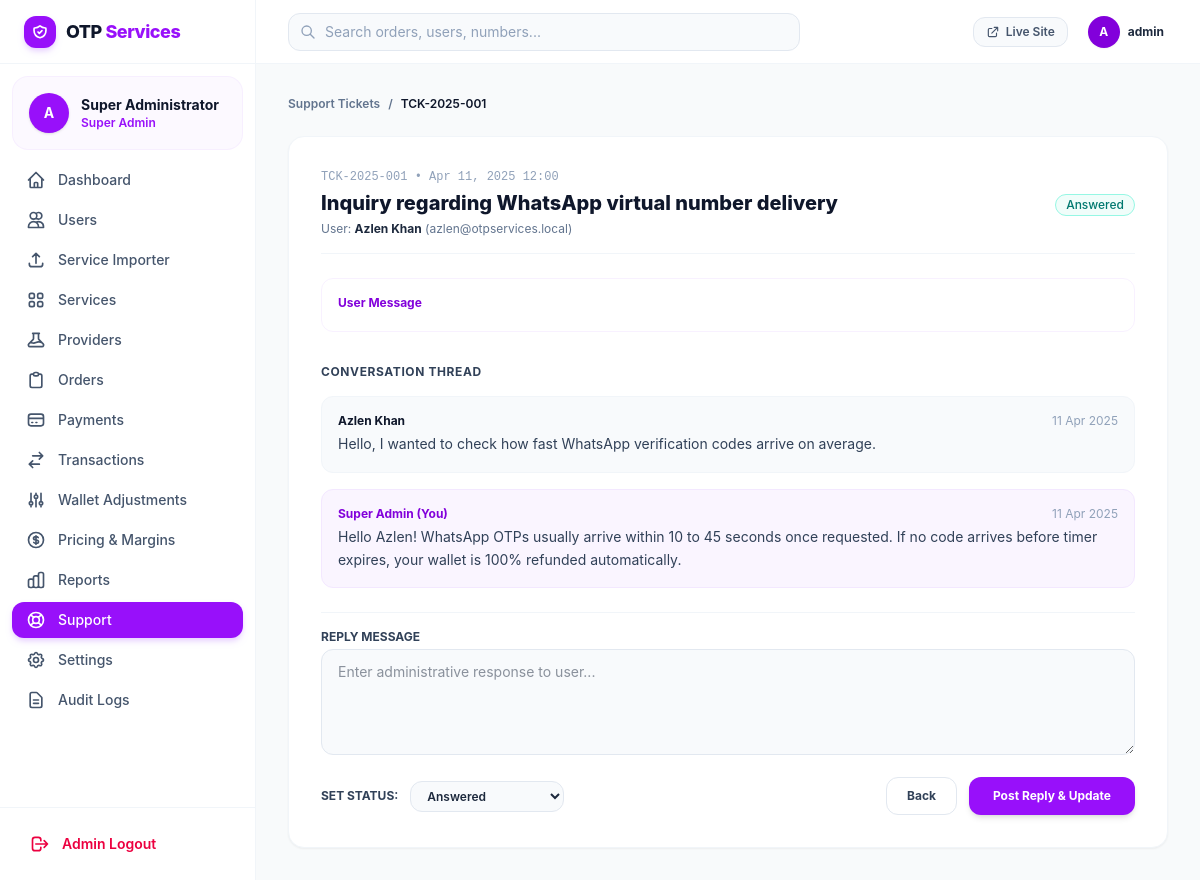
The page /admin/ticket-details.php?id=1 (signed in) on the database its author committed.
### tables this page shows
CREATE TABLE `support_tickets` (
  `id` INT AUTO_INCREMENT PRIMARY KEY,
  `ticket_ref` VARCHAR(64) NOT NULL UNIQUE,
  `user_id` INT NOT NULL,
  `subject` VARCHAR(200) NOT NULL,
  `department` VARCHAR(50) DEFAULT 'Support',
  `priority` ENUM('low', 'medium', 'high') DEFAULT 'medium',
  `status` ENUM('open', 'answered', 'closed') DEFAULT 'open',
  `created_at` TIMESTAMP DEFAULT CURRENT_TIMESTAMP,
  FOREIGN KEY (`user_id`) REFERENCES `users` (`id`) ON DELETE CASCADE
);

CREATE TABLE `users` (
  `id` INT AUTO_INCREMENT PRIMARY KEY,
  `name` VARCHAR(100) NOT NULL,
  `email` VARCHAR(191) NOT NULL UNIQUE,
  `username` VARCHAR(50) UNIQUE NULL,
  `password_hash` VARCHAR(255) NOT NULL,
  `status` ENUM('active', 'suspended', 'banned') DEFAULT 'active',
  `created_at` TIMESTAMP DEFAULT CURRENT_TIMESTAMP,
  `updated_at` TIMESTAMP DEFAULT CURRENT_TIMESTAMP ON UPDATE CURRENT_TIMESTAMP,
  INDEX `idx_users_email` (`email`),
  INDEX `idx_users_status` (`status`)
);

CREATE TABLE `support_ticket_replies` (
  `id` INT AUTO_INCREMENT PRIMARY KEY,
  `ticket_id` INT NOT NULL,
  `sender_type` ENUM('user', 'admin') NOT NULL,
  `sender_id` INT NOT NULL,
  `message` TEXT NOT NULL,
  `created_at` TIMESTAMP DEFAULT CURRENT_TIMESTAMP,
  FOREIGN KEY (`ticket_id`) REFERENCES `support_tickets` (`id`) ON DELETE CASCADE
);

### admin/ticket-details.php (the view, shortened to what the rows shown need)
<?php
require_once __DIR__ . '/includes/auth.php';
$db = get_db();
$ticketId = (int)($_GET['id'] ?? 0);
$stmt = $db->prepare("SELECT t.*, u.name as user_name, u.email as user_email FROM support_tickets t JOIN users u ON u.id = t.user_id WHERE t.id = ? LIMIT 1");
$stmt->execute([$ticketId]);
$ticket = $stmt->fetch();
$stmt = $db->prepare("SELECT * FROM support_ticket_replies WHERE ticket_id = ? ORDER BY id ASC");
$stmt->execute([$ticketId]);
$replies = $stmt->fetchAll();
require_once __DIR__ . '/includes/header.php';
require_once __DIR__ . '/includes/sidebar.php';
?>
<div class="flex-1 flex flex-col min-w-0 overflow-hidden">
    <?php require_once __DIR__ . '/includes/navbar.php'; ?>
    <main class="flex-1 overflow-y-auto p-4 sm:p-8 bg-slate-50/60">
        <div class="max-w-4xl mx-auto space-y-6">
            <div class="flex items-center gap-2 text-xs font-semibold text-slate-500">
                <a href="/admin/support.php" class="hover:text-purple-600">Support Tickets</a>
                <span>/</span>
                <span class="text-slate-900"><?= e($ticket['ticket_ref']) ?></span>
            </div>
            <div class="bg-white rounded-2xl border border-slate-100 shadow-xs p-6 sm:p-8 space-y-6">
                <div class="flex flex-col sm:flex-row sm:items-center justify-between pb-4 border-b border-slate-100 gap-4">
                    <div>
                        <div class="text-xs text-slate-400 font-mono mb-1"><?= e($ticket['ticket_ref']) ?> • <?= date('M j, Y H:i', strtotime($ticket['created_at'])) ?></div>
                        <h1 class="text-xl font-extrabold text-slate-900"><?= e($ticket['subject']) ?></h1>
                        <div class="text-xs text-slate-500 mt-1">User: <strong class="text-slate-800"><?= e($ticket['user_name']) ?></strong> (<?= e($ticket['user_email']) ?>)</div>
                    </div>
                    <div>
                        <?= render_status_badge($ticket['status']) ?>
                    </div>
                </div>
                <div class="space-y-4 pt-2">
                    <h2 class="text-xs font-bold text-slate-700 uppercase tracking-wider">Conversation Thread</h2>
                    <?php if (empty($replies)): ?>
                        <div class="p-4 rounded-xl bg-slate-50 border border-slate-100 text-xs text-slate-500 text-center">
                            No replies yet.
                        </div>
                    <?php else: ?>
                        <?php foreach ($replies as $rep): ?>
                            <div class="p-4 rounded-xl <?= $rep['sender_type'] === 'admin' ? 'bg-purple-50 border border-purple-100 ml-4 sm:ml-8' : 'bg-slate-50 border border-slate-100 mr-4 sm:mr-8' ?> text-sm space-y-1">
                                <div class="flex items-center justify-between text-xs">
                                    <span class="font-bold <?= $rep['sender_type'] === 'admin' ? 'text-purple-700' : 'text-slate-900' ?>">
                                        <?= $rep['sender_type'] === 'admin' ? 'Super Admin (You)' : e($ticket['user_name']) ?>
                                    </span>
                                    <span class="text-slate-400"><?= time_ago($rep['created_at']) ?></span>
                                </div>
                                <div class="text-slate-700 leading-relaxed whitespace-pre-line"><?= e($rep['message']) ?></div>
                            </div>
                        <?php endforeach; ?>
                    <?php endif; ?>
                </div>
                <form action="/admin/ticket-details.php?id=<?= $ticket['id'] ?>" method="POST" class="pt-4 border-t border-slate-100 space-y-4">
                    <div class="flex flex-col sm:flex-row sm:items-center justify-between gap-4">
                        <div class="flex items-center gap-3">
                            <label for="status" class="text-xs font-bold text-slate-700 uppercase">Set Status:</label>
                            <select id="status" name="status" class="px-3 py-1.5 bg-slate-50 border border-slate-200 rounded-xl text-xs font-semibold focus:outline-none focus:ring-2 focus:ring-purple-600/20 focus:border-purple-600 focus:bg-white transition-all">
                                <option value="answered" <?= $ticket['status'] === 'answered' ? 'selected' : '' ?>>Answered</option>
                            </select>
                        </div>
                    </div>
                </form>
            </div>
        </div>
    </main>
</div>
<?php require_once __DIR__ . '/includes/footer.php'; ?>

### admin/includes/sidebar.php (shortened to what the rows shown need)
<aside :class="sidebarOpen ? 'translate-x-0' : '-translate-x-full'" class="fixed inset-y-0 left-0 z-50 w-64 bg-white border-r border-slate-100 flex flex-col justify-between transition-transform duration-200 ease-in-out md:static md:translate-x-0 shrink-0">
    <div class="overflow-y-auto">
        <div class="p-4 mx-3 my-3 bg-purple-50/60 rounded-2xl flex items-center gap-3 border border-purple-100/60">
            <div class="overflow-hidden">
                <div class="text-sm font-bold text-slate-900 truncate"><?= e($currentAdmin['name']) ?></div>
                <div class="text-xs text-purple-600 font-semibold">Super Admin</div>
            </div>
        </div>
    </div>
</aside>

### admin/includes/navbar.php (shortened to what the rows shown need)
<header class="h-16 bg-white border-b border-slate-100 flex items-center justify-between px-4 sm:px-8 shrink-0">
    <div class="flex items-center gap-4">
        <div class="flex items-center gap-2 p-1">
            <div class="w-8 h-8 rounded-full bg-purple-700 text-white font-bold flex items-center justify-center text-xs shadow-xs">
                A
            </div>
            <span class="text-xs font-bold text-slate-800 hidden sm:inline"><?= e($currentAdmin['username']) ?></span>
        </div>
    </div>
</header>

### includes/functions.php (shortened to what the rows shown need)
<?php
function e(?string $string): string {
    return htmlspecialchars($string ?? '', ENT_QUOTES, 'UTF-8');
}
function time_ago(string $datetime): string {
    $time = strtotime($datetime);
    $diff = time() - $time;
    return date('d M Y', $time);
}
function render_status_badge(string $status): string {
    $status = strtolower($status);
    $colors = [
        'completed' => 'bg-emerald-50 text-emerald-700 border-emerald-200',
        'pending'   => 'bg-amber-50 text-amber-700 border-amber-200',
        'failed'    => 'bg-rose-50 text-rose-700 border-rose-200',
        'cancelled' => 'bg-slate-100 text-slate-700 border-slate-200',
        'expired'   => 'bg-gray-100 text-gray-600 border-gray-200',
        'active'    => 'bg-emerald-50 text-emerald-700 border-emerald-200',
        'inactive'  => 'bg-slate-100 text-slate-600 border-slate-200',
        'available' => 'bg-emerald-50 text-emerald-700 border-emerald-200',
        'out_of_stock' => 'bg-rose-50 text-rose-700 border-rose-200',
        'open'      => 'bg-indigo-50 text-indigo-700 border-indigo-200',
        'answered'  => 'bg-teal-50 text-teal-700 border-teal-200',
        'closed'    => 'bg-slate-100 text-slate-600 border-slate-200',
    ];
    $class = $colors[$status] ?? 'bg-slate-100 text-slate-700 border-slate-200';
    $label = ucfirst($status);
    return '<span class="inline-flex items-center px-2.5 py-0.5 rounded-full text-xs font-medium border ' . $class . '">' . e($label) . '</span>';
}

### rows shown on the page
support_tickets: ticket_ref "TCK-2025-001", created_at "Apr 11, 2025 12:00", subject "Inquiry regarding WhatsApp virtual number delivery", user.name "Azlen Khan", user.email "azlen@otpservices.local", status "Answered"
support_ticket_replies: created_at "11 Apr 2025", message "Hello, I wanted to check how fast WhatsApp verification codes arrive on average."
users: name "Azlen Khan"
support_ticket_replies: sender_type "Super Admin (You)", created_at "11 Apr 2025", message "Hello Azlen! WhatsApp OTPs usually arrive within 10 to 45 seconds once requested. If no code arrives before timer expires, your wallet is 100% refunded automatically."

### other values the page prints
$currentAdmin['name'] "Super Administrator"
$currentAdmin['username'] "admin"
